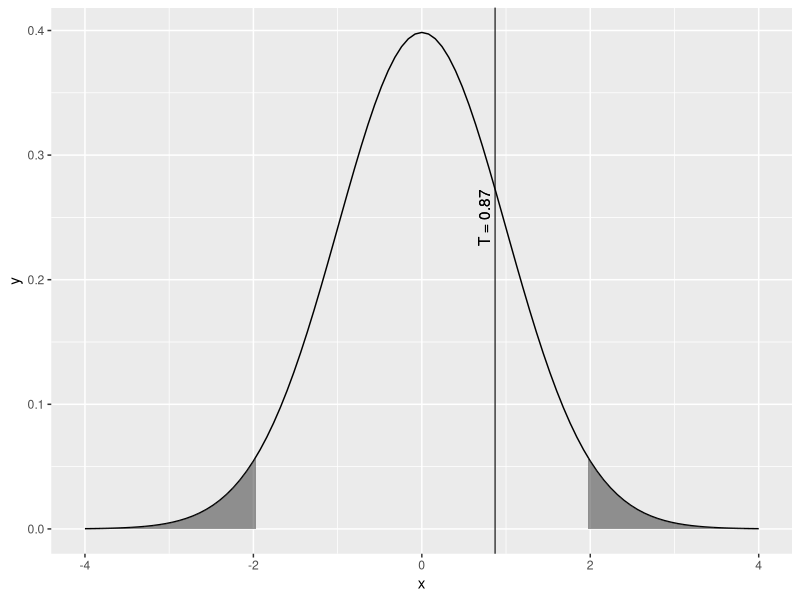
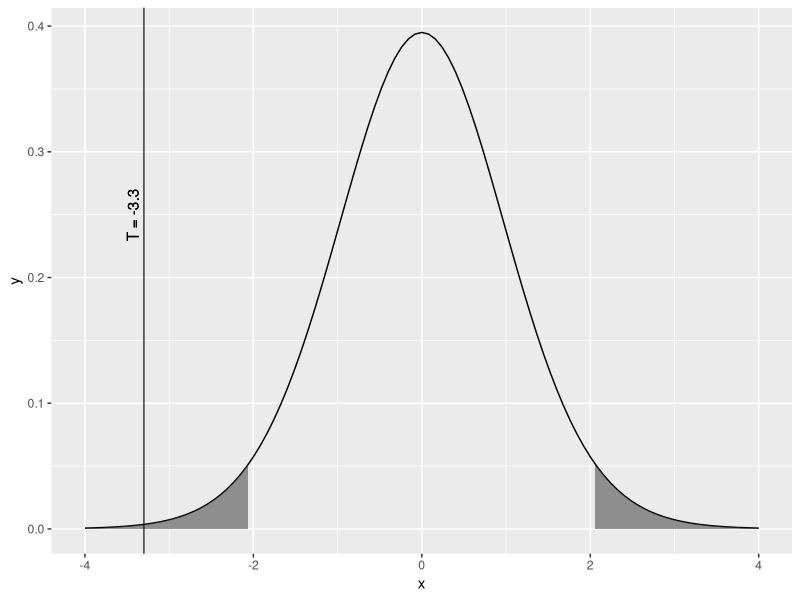
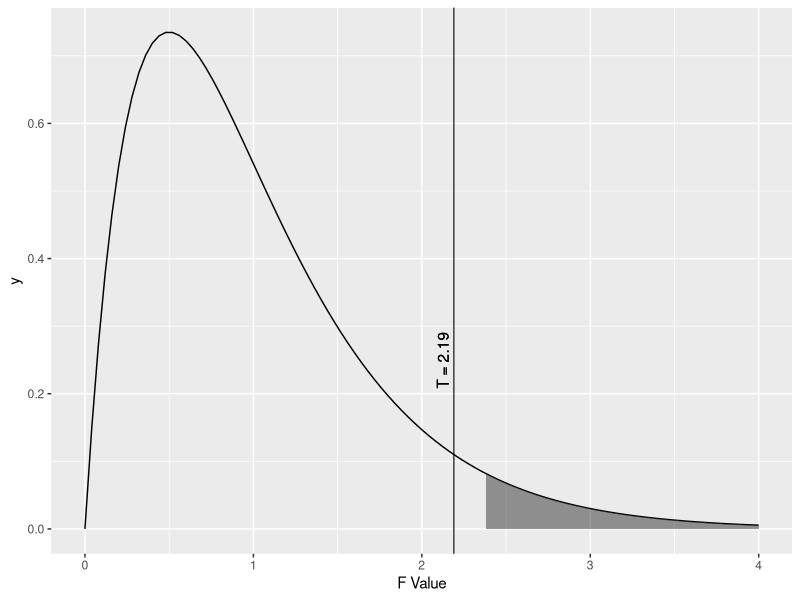

These charts were generated, in order, by the following R code:
## ---- chunk 1
knitr::opts_chunk$set(echo = TRUE)
knitr::opts_chunk$set(tidy.opts=list(width.cutoff=60),tidy=TRUE)
## ---- chunk 2
if (Sys.info()["sysname"]=="Windows"){
  setwd("~/Masters/DATA606/Week5/Homework")
} else {
  setwd("~/Documents/Masters/DATA606/Week5/Homework")
}
require(ggplot2)
## ---- chunk 3
(77-65)/2 + 65
## ---- chunk 4
(77-65)/2
## ---- chunk 5
p_range <- pnorm(q = 1.65, mean = 0, sd =1) - pnorm(q = -1.65, mean = 0, sd =1)
p_range
## ---- chunk 6
6 * sqrt(25) / 1.65
## ---- chunk 7
ceiling((1.65*250/25)^2)
## ---- chunk 8
p_range <- pnorm(q = 2.57, mean = 0, sd =1) - pnorm(q = -2.57, mean = 0, sd =1)
p_range
ceiling((2.57*250/25)^2)
## ---- chunk 9
se <- 8.87 / sqrt(200)
t_value <- (0.545-0)/se
pt(q = t_value, df = 199, lower.tail = FALSE)

lb <- -4
ub <- 4
t1 <- qt(p = .025, df = 199)
t2 <- qt(p = (1-.025), df = 199)
pick_line1 <- round(t_value,digits = 2)
ggplot(data.frame(x = c(lb, ub)), aes(x = x)) + stat_function(fun = dt, args = list(df=199)) + stat_function(fun = dt, args = list(df=199), xlim = c(lb, t1),geom = "area", alpha=0.5) + stat_function(fun = dt, args = list(df=199), xlim = c(t2, ub),geom = "area", alpha=0.5) + geom_vline(xintercept=pick_line1, color = "black", alpha = 0.75)+geom_text(aes(x=pick_line1, y=0.25, label=sprintf("T = %s\n", pick_line1)), color="black", angle=90)
## ---- chunk 10
sa <- 3.58
sm <- 4.51
na <- 26
nm <- 26
se <- sqrt(sa^2/na + sm^2/nm)
## ---- chunk 11
xa <- 16.12
xm <- 19.85
t_value <- (xa - xm) / se
## ---- chunk 12
lb <- -4
ub <- 4
t1 <- qt(p = .025, df = 25)
t2 <- qt(p = (1-.025), df = 25)
pick_line1 <- round(t_value,digits = 2)
ggplot(data.frame(x = c(lb, ub)), aes(x = x)) + stat_function(fun = dt, args = list(df=25)) + stat_function(fun = dt, args = list(df=25), xlim = c(lb, t1),geom = "area", alpha=0.5) + stat_function(fun = dt, args = list(df=25), xlim = c(t2, ub),geom = "area", alpha=0.5) + geom_vline(xintercept=pick_line1, color = "black", alpha = 0.75)+geom_text(aes(x=pick_line1, y=0.25, label=sprintf("T = %s\n", pick_line1)), color="black", angle=90)
## ---- chunk 13
df1 <- (5-1)
MSG <- 501.54
f_value <- qf(p = (1-.0682), df1 = 4, df2 = 1167)
MSE <- MSG / f_value
SSG <- MSG * df1
SSE <- 267382
SST <- SSG + SSE
## ---- chunk 14
tabl <- "

|   Df  |  Sum Sq  |  Mean Sq  |  F Value  |  Pr(>F)  | 

degree    |    4  | 2,006.2  |   229.13  |    2.19   | 0.0682

residuals | 1,167 | 267,382  |   2364.9  |

Total     | 1,171 | 269,388  |
"
cat(tabl) # output the table in a format good for HTML/PDF/docx conversion
## ---- chunk 15
lb <- 0
ub <- 4
f1 <- qf(p = (1-.05), df1 = 4, df2=1167)
pick_line1 <- round(f_value,digits = 2)
ggplot(data.frame(x = c(lb, ub)), aes(x = x)) + stat_function(fun = df, args = list(df1=4, df2=1167)) + stat_function(fun = df, args = list(df1=4, df2=1167), xlim = c(f1, ub),geom = "area", alpha=0.5) + geom_vline(xintercept=pick_line1, color = "black", alpha = 0.75)+geom_text(aes(x=pick_line1, y=0.25, label=sprintf("T = %s\n", pick_line1)), color="black", angle=90) + labs(x="F Value")
